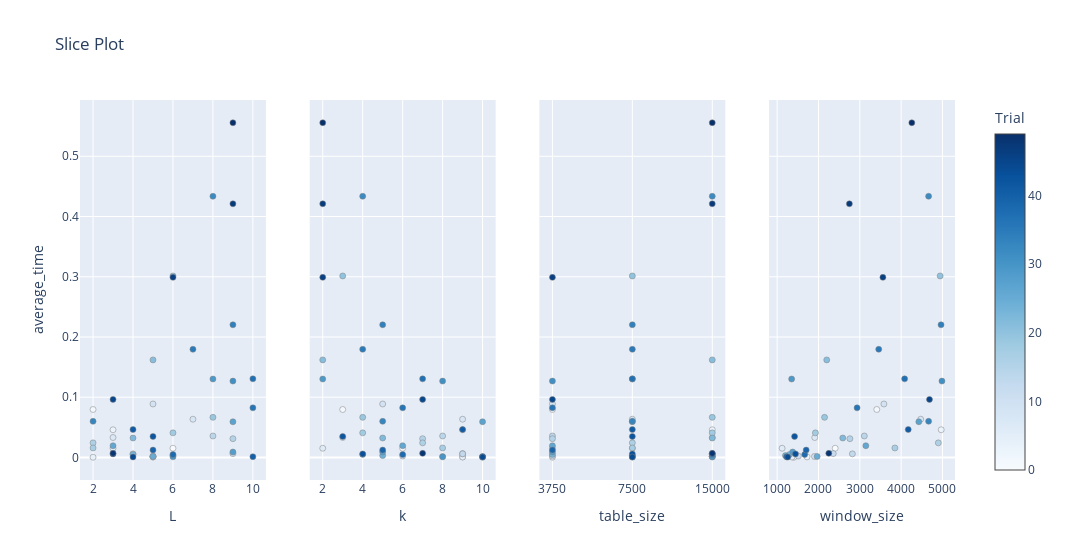

Notebook code for this chart:
### Code cell
plot_slice(lsh_study, target = lambda t: t.values[1], target_name = 'average_time')
